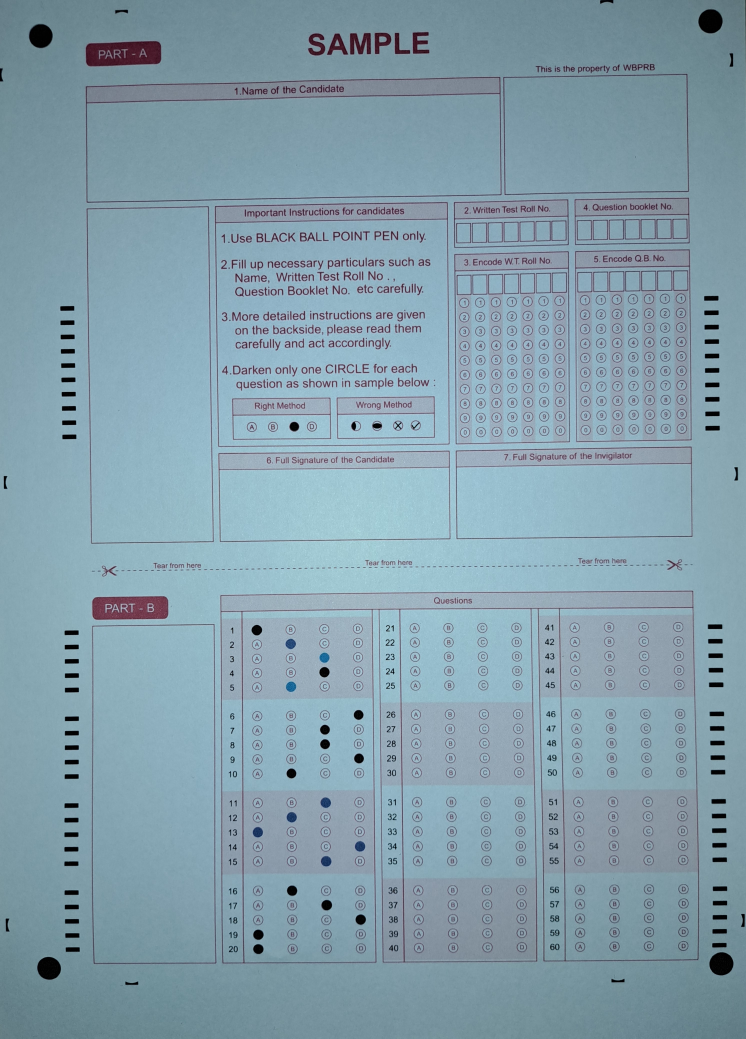
#> input picture images/test (3).jpg, 2984 x 4153 px, found by its file name (shown at 1/4 size)
$ python verticaler.py
#> lines starting #> are read from the running program, lines starting #| are printed output that depends on the picture
import cv2
import numpy as np

# Read image.
img = cv2.imread("images/test (3).jpg", cv2.IMREAD_COLOR)
#> img is the input picture: shape (4153, 2984, 3); mean B, G, R 171.7, 158.7, 132.2

# Convert to grayscale.
gray = cv2.cvtColor(img, cv2.COLOR_BGR2GRAY)
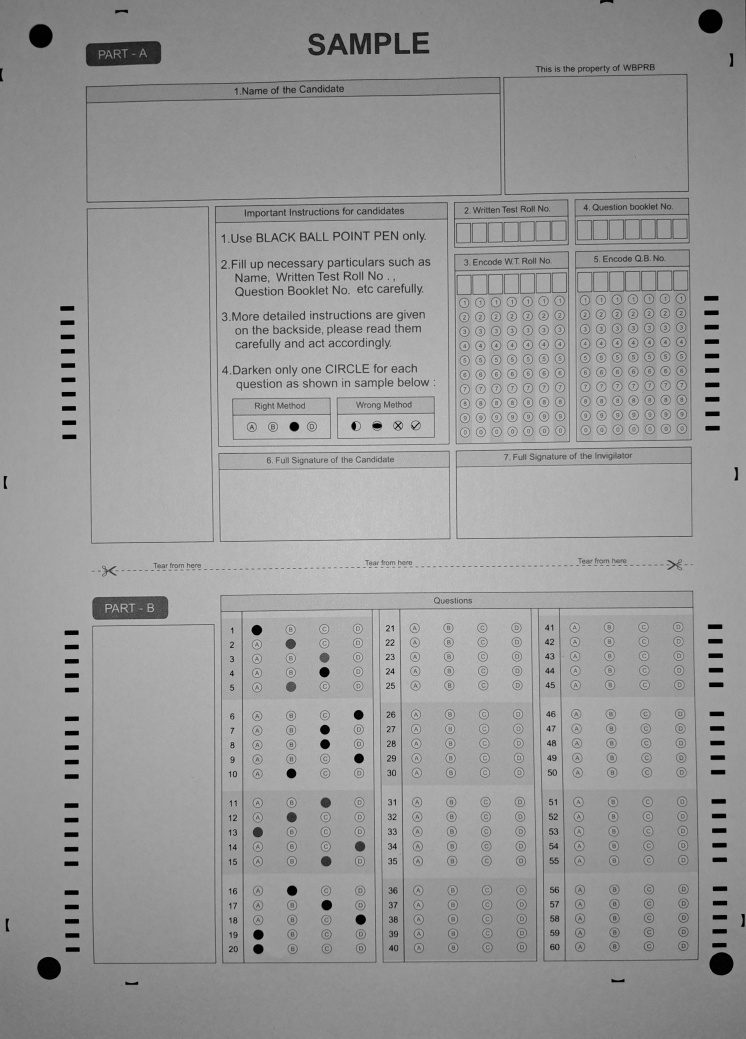
#> gray: shape (4153, 2984) (shown at 1/4 size); min 0, max 227, mean 152.2

# Blur using 3 * 3 kernel.
gray_blurred = cv2.blur(gray, (3, 3))

# Apply Hough transform on the blurred image.
detected_circles = cv2.HoughCircles(
    gray_blurred,
    cv2.HOUGH_GRADIENT,
    1,
    20,
    param1=50,
    param2=30,
    minRadius=1,
    maxRadius=40,
)
#> detected_circles = 456 rows, first 8: [1982.5, 1208.5, 20.8], [1857.5, 1326.5, 20.8], [2071.5, 2856.5, 20.8], [1984.5, 1381.5, 20.4], [2595.5, 3614.5, 20.4], [2110.5, 1263.5, 20.5], [2112.5, 1724.5, 20.5], [2339.5, 1200.5, 20.5]

# Draw circles that are detected.
if detected_circles is not None:
    # Convert the circle parameters a, b and r to integers.
    detected_circles = np.uint16(np.around(detected_circles))
#> detected_circles = 456 rows, first 8: [1982, 1208, 21], [1858, 1326, 21], [2072, 2856, 21], [1984, 1382, 20], [2596, 3614, 20], [2110, 1264, 20], [2112, 1724, 20], [2340, 1200, 20]
    circles = []
    for pt in detected_circles[0, :]:
        a, b, r = pt[0], pt[1], pt[2]

        circles.append((r, (a, b)))
#> this loop made 456 passes
#> after the loop, circles = 456 items

    circles.sort(reverse=True)
    circles = circles[:4]
#> circles = [(34, (572, 2438)), (33, (2126, 1828)), (33, (1102, 1628)), (29, (1264, 162))]

    ordered_circles = [i[1] for i in circles]
#> ordered_circles = [(572, 2438), (2126, 1828), (1102, 1628), (1264, 162)]

    center = np.mean(ordered_circles, axis=0)
#> center = [1266, 1514]

    # Sort the points by the angle they make with the center
    ordered_circles.sort(key=lambda point: np.arctan2(point[1] - center[1], point[0] - center[0]))

    # Reverse the list because the points are sorted in counterclockwise order
    # ordered_circles = ordered_circles[::-1]

    # # Draw the circumference of the circle.
    # cv2.circle(img, (a, b), r, (0, 100, 0), 2)

    # # Draw a small circle (of radius 1) to show the center.
    # cv2.circle(img, (a, b), 1, (0, 0, 100), 3)
    # # cv2.imshow("Detected Circle", img)
    # # cv2.waitKey(0)


    # Define the four corners of the region of interest (ROI)
    roi_corners = np.array([(x, y) for (x, y) in ordered_circles], dtype=np.float32)
#> roi_corners = [[1264, 162], [2126, 1828], [572, 2438], [1102, 1628]]

    height, width = 3300, 2475
    # height, width = img.shape[0], img.shape[1]

    # Define the destination points for the perspective transform
    dst_corners = np.array([(0, 0), (width, 0), (width, height), (0, height)], dtype=np.float32)

    # Compute the perspective transform matrix
    M = cv2.getPerspectiveTransform(roi_corners, dst_corners)
#> M = [[-1.1, -0.122, 1415.6], [-0.347, 0.179, 409.4], [-0.000509, -0.00021, 1]]

    # Apply the perspective transform to the image
    warped_img = cv2.warpPerspective(img, M, (width, height))
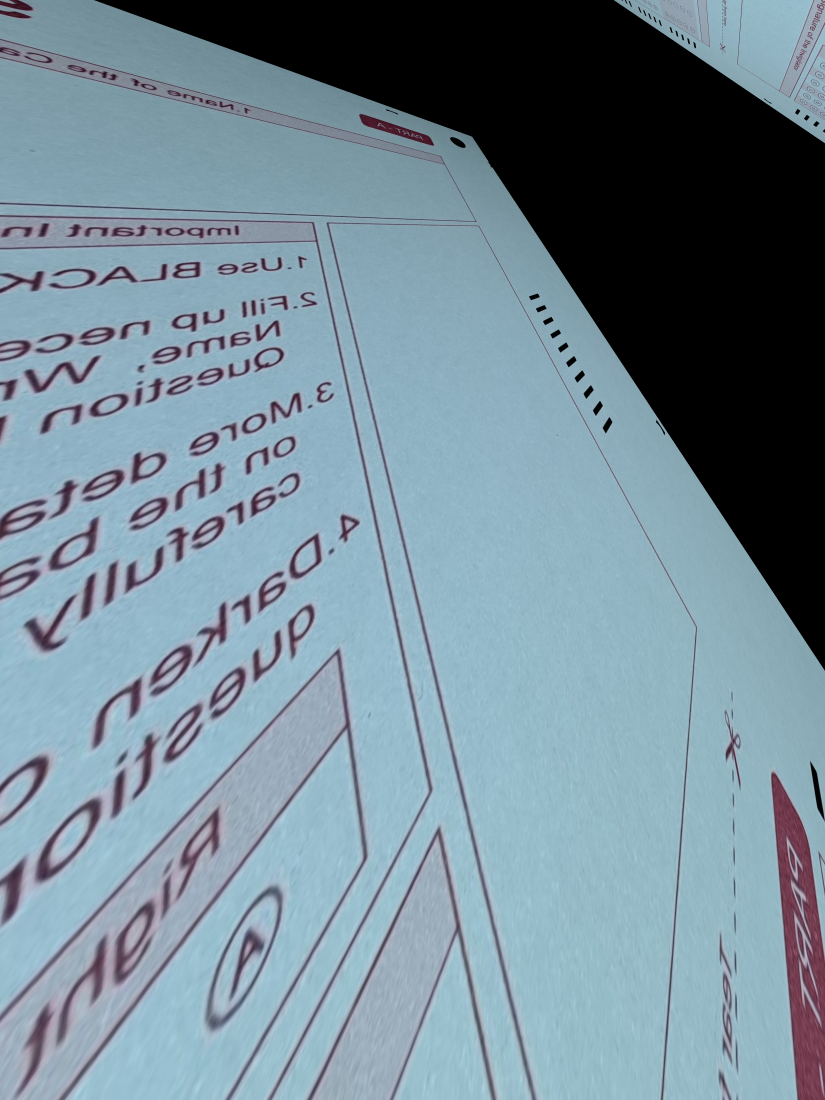
#> warped_img: shape (3300, 2475, 3) (shown at 1/3 size); mean B, G, R 152, 139.6, 117.7

    cv2.imwrite("split/warped_img.jpg", warped_img)

$ run again, with images/test (2).jpg copied over images/test (3).jpg
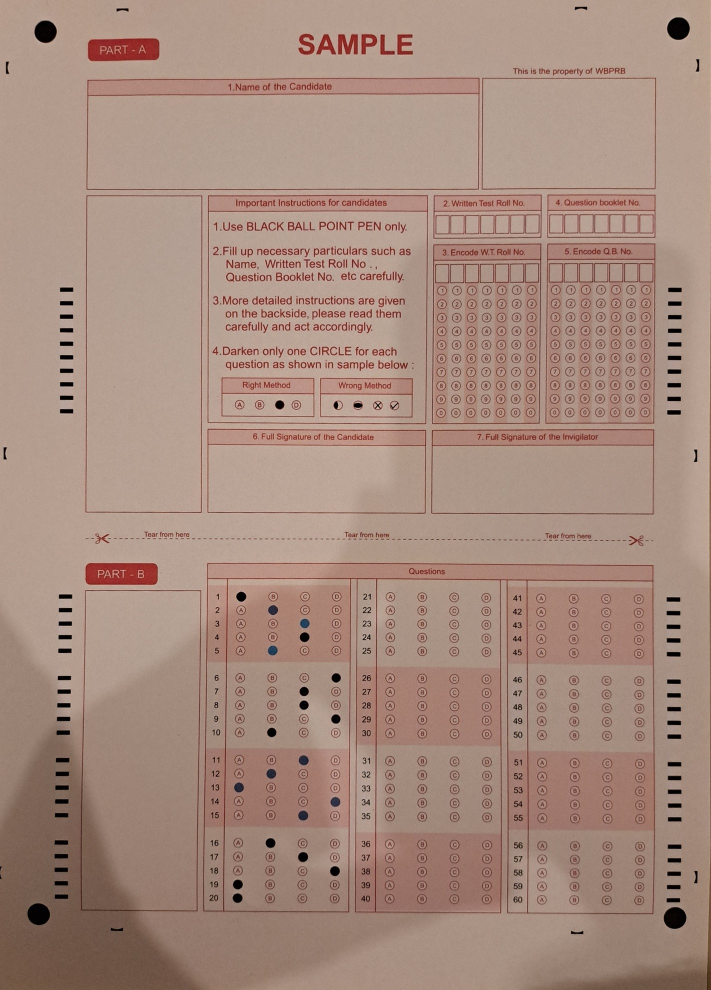
#> input picture images/test (2).jpg, 1422 x 1980 px, found by its file name (shown at 1/2 size)
#> img is the input picture: shape (1980, 1422, 3); mean B, G, R 126.2, 139.1, 166.6
#> `gray = cv2.cvtColor(img, cv2.COLOR_BGR2GRAY)`:
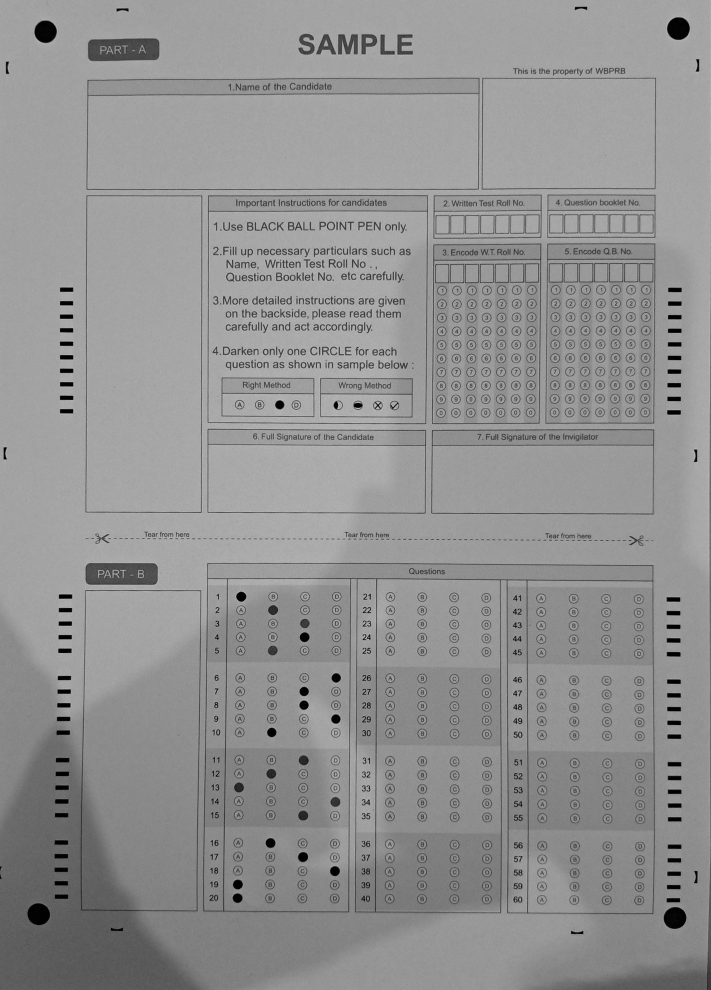
#> gray: shape (1980, 1422) (shown at 1/2 size); min 0, max 201, mean 145.8
#> `detected_circles = cv2.HoughCircles( gray_blurred, cv2.HOUGH_GRADIENT,..`: detected_circles = 218 rows, first 8: [1356.5, 56.5, 22.9], [1349.5, 1835.5, 21.8], [90.5, 63.5, 21.8], [1108.5, 550.5, 33.8], [76.5, 1828.5, 21.6], [477.5, 1574.5, 9.6], [557.5, 807.5, 39.4], [1062.5, 661.5, 10.5]
#> `detected_circles = np.uint16(np.around(detected_circles))`: detected_circles = 218 rows, first 8: [1356, 56, 23], [1350, 1836, 22], [90, 64, 22], [1108, 550, 34], [76, 1828, 22], [478, 1574, 10], [558, 808, 39], [1062, 662, 10]
#> the loop `for pt in detected_circles[0, :]:` made 218 passes
#> after the loop `for pt in detected_circles[0, :]:`: circles = 218 items
#> `circles = circles[:4]`: circles = [(39, (558, 808)), (36, (1114, 454)), (36, (1060, 454)), (35, (1134, 438))]
#> ordered_circles = [(558, 808), (1114, 454), (1060, 454), (1134, 438)]
#> center = [966.5, 538.5]
#> roi_corners = [[1060, 454], [1134, 438], [1114, 454], [558, 808]]
#> M = [[0.164, 0.232, -279], [0.218, 1.01, -689.9], [-0.000596, -0.000733, 1]]
#> `warped_img = cv2.warpPerspective(img, M, (width, height))`:
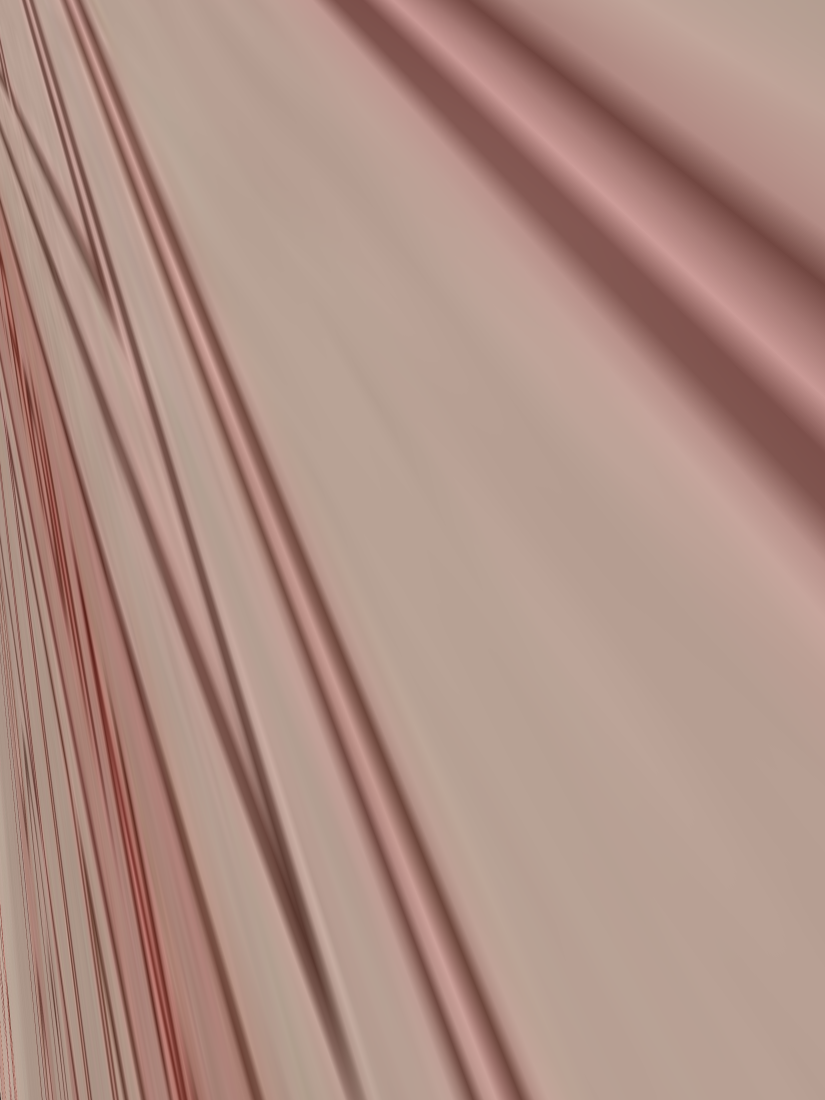
#> warped_img: shape (3300, 2475, 3) (shown at 1/3 size); mean B, G, R 132.7, 143.4, 174.2
